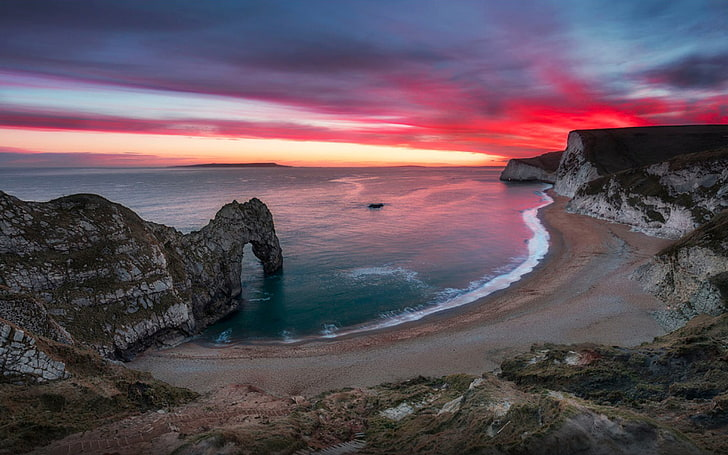
#> input picture opencv/Photos/manzara.jpg, 728 x 455 px
$ python HistogramComputation.py
#> lines starting #> are read from the running program, lines starting #| are printed output that depends on the picture; after the words box and inside, x2 and y2 are one past the last pixel; in counts of white or black regions, pixels touching at a corner belong together
#HISTOGRAM COMPUTATION
import cv2 as cv
import matplotlib.pyplot as plt
import numpy as np

img = cv.imread ('Photos/manzara.jpg')
#> img is the input picture: shape (455, 728, 3); mean B, G, R 93.2, 82.1, 97
cv.imshow('Manzara', img)

blank = np.zeros(img.shape[:2], dtype = 'uint8')

gray = cv.cvtColor(img, cv.COLOR_BGR2GRAY)
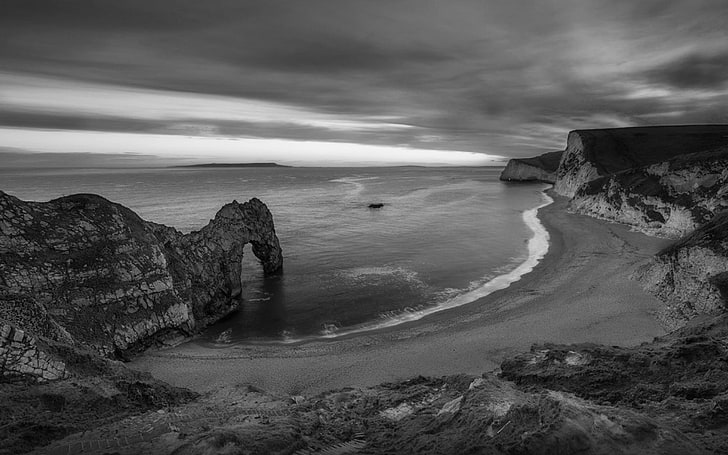
#> gray: shape (455, 728); min 0, max 252, mean 87.8
cv.imshow('Gray', gray)

circle = cv.circle(blank, (img.shape[1]//2, img.shape[0]//2), 100, 255,-1)
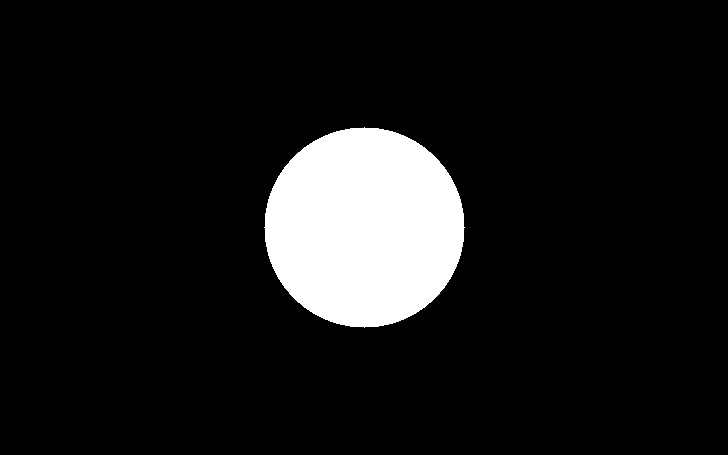
#> blank: shape (455, 728); 9.5% white; 1 white region, box (x1, y1, x2, y2) and area: (264, 127, 465, 328) 31417

#cv.circle() ile, görüntünün merkezine yerleştirilmiş bir dairenin maskesi oluşturulur ve "Mask" adı altında gösterilir.
mask = cv.circle(blank, (img.shape[1]//2, img.shape[0]//2),100, 255,-1)
cv.imshow('Mask', mask)

#Grayscale histogram
#cv.calcHist() ile gri tonlu görüntü üzerinde histogram hesaplanır.Sonra, hesaplanan histogram matplotlib kütüphanesi kullanılarak görselleştirilir.
gray_hist = cv.calcHist([gray], [0], None, [256], [0,256] )
#> gray_hist = 256 values, max 4147 at index 97, min 0 at index 250, mean 1293.9

plt.figure()
plt.title('Grayscale Histogram')
plt.xlabel('Bins')
plt.ylabel('# of pixels')
plt.plot(gray_hist)
plt.xlim([0,256])
plt.show()
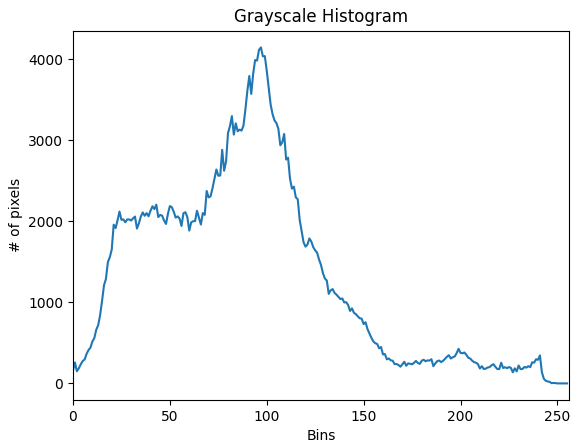
#> figure drawn by matplotlib, 1 panel; curve peaks at x = 97, y = 4147


#Colour Histogram-Renkli Histogramın Hesaplanması ve Görselleştirilmesi:
#Her bir renk kanalı için ayrı histogramlar hesaplanır ve matplotlib kütüphanesi kullanılarak görselleştirilir.
plt.figure() #yeni bir çizim alanı oluşturulur.

# başlık ve eksen isimleri belirlenir.
plt.title('Colour Histogram')
plt.xlabel('Bins')
plt.ylabel('# of pixels')

#colors adında bir renk listesi tanımlanır. Sonra bir döngü yardımıyla her bir renk kanalı için histogram hesaplanır.
colors = ('b','g','r')
for i,col in enumerate(colors):
    hist = cv.calcHist([img], [i], None, [256],[0,256])
    plt.plot(hist,color=col)
    plt.xlim([0,256]) #plt.xlim() ile x ekseninin limitleri belirlenir. Bu, histogramın sınırlarının 0 ve 256 arasında olduğunu gösterir.

plt.show()
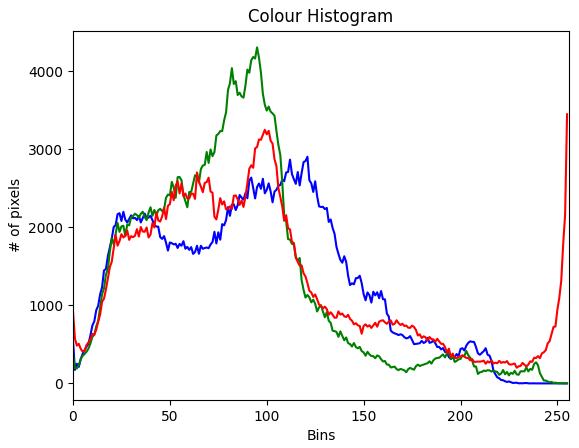
#> figure drawn by matplotlib, 1 panel; curve peaks at x = 121, y = 2905; curve peaks at x = 95, y = 4307; curve peaks at x = 255, y = 3450
cv.waitKey(0)

$ run again, with opencv/Photos/cate.jpg copied over opencv/Photos/manzara.jpg
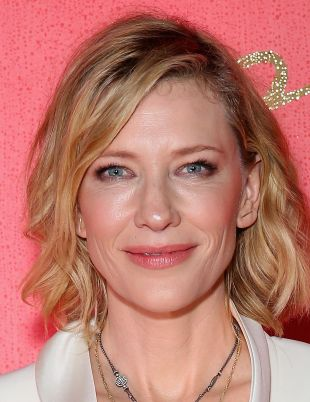
#> input picture opencv/Photos/cate.jpg, 310 x 402 px
#> img is the input picture: shape (402, 310, 3); mean B, G, R 108.5, 119.7, 187.9
#> `circle = cv.circle(blank, (img.shape[1]//2, img.shape[0]//2), 100, 255..`:
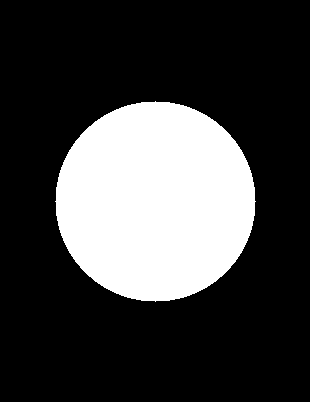
#> blank: shape (402, 310); 25.2% white; 1 white region, box (x1, y1, x2, y2) and area: (55, 101, 256, 302) 31417
#> gray_hist = 256 values, max 1642 at index 152, min 0 at index 0, mean 486.8
#> `plt.show()`:
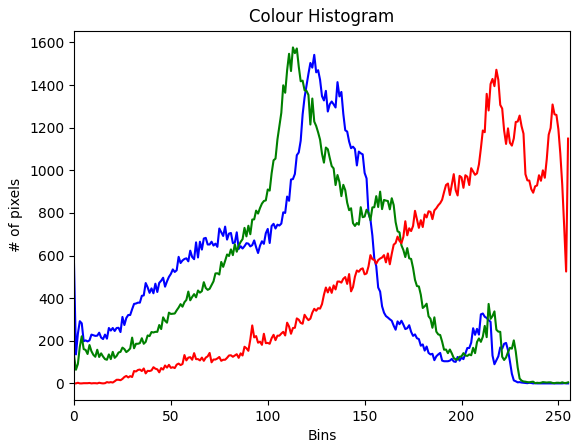
#> figure drawn by matplotlib, 1 panel; curve peaks at x = 124, y = 1542; curve peaks at x = 113, y = 1577; curve peaks at x = 218, y = 1472

$ run again, with opencv/Photos/indir.jpg copied over opencv/Photos/manzara.jpg
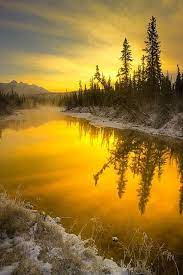
#> input picture opencv/Photos/indir.jpg, 183 x 275 px
#> img is the input picture: shape (275, 183, 3); mean B, G, R 46.1, 119.9, 154.6
#> `circle = cv.circle(blank, (img.shape[1]//2, img.shape[0]//2), 100, 255..`:
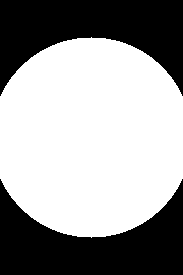
#> blank: shape (275, 183); 60.6% white; 2 black regions, box (x1, y1, x2, y2) and area: (0, 0, 183, 96) 9913, (0, 179, 183, 275) 9913
#> gray_hist = 256 values, max 403 at index 134, min 0 at index 0, mean 196.6
#> `plt.show()`:
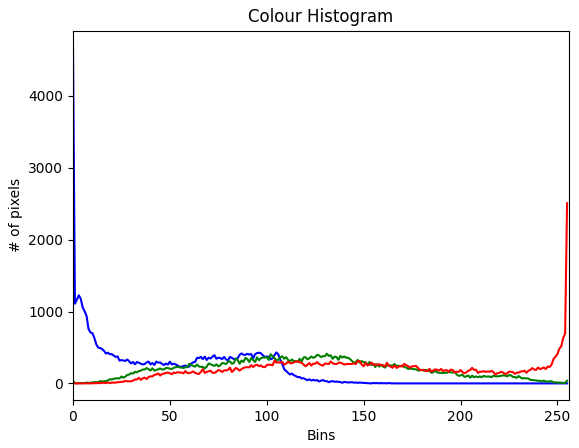
#> figure drawn by matplotlib, 1 panel; curve peaks at x = 0, y = 4675; curve peaks at x = 131, y = 413; curve peaks at x = 255, y = 2507
